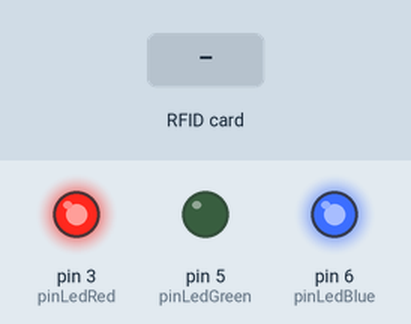
The sketch below on a simulated Arduino Uno, built with avr-gcc and run on an emulated ATmega328P. Shown: output pins drawn as LEDs (lit = HIGH). The inputs (shaded band) are chosen by the test bench. Pins used as bus, display or sensor lines are not drawn.

Above: at 1.2 s.
1.3 s: RFID card 5E 7A 19 C4 held to the reader
At 2.5 s:
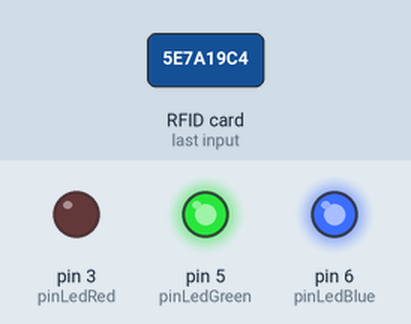
At 4.2 s:
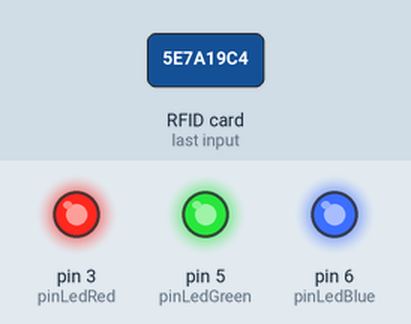
Timing chart, 0 to 5.7 s (numbered marks = the images above; inputs shaded):
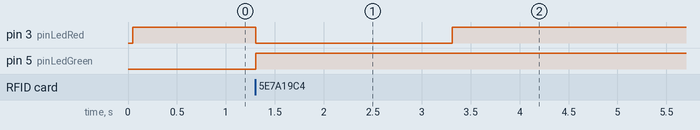

The sketch:

main.ino
```cpp
#include "sesame.h"
#include <Arduino.h>

Sesame sesame;

void loop(void);
void setup(void);

void loop(void) {
  sesame.loop();
};

void setup(void) {
  sesame.setup();
};
```

card-reader.cpp
```cpp
#include "card-reader.h"
#include <Arduino.h>
#include <MFRC522.h>
#include <SPI.h>

CardReader::CardReader(byte pinRST, byte pinSS) :
  pinRST(pinRST),
  pinSS(pinSS),
  mfrc522(pinSS, pinRST) {
};

bool CardReader::isWired(void) {
  byte version = mfrc522.PCD_ReadRegister(mfrc522.VersionReg);

  if (version == 0x00 || version == 0xFF) {
    return false;
  };

  return true;
};

card CardReader::readCard(void) {
  card cardBuffer;

  if (!mfrc522.PICC_IsNewCardPresent()) {
    return cardBuffer;
  };

  if (!mfrc522.PICC_ReadCardSerial()) {
    return cardBuffer;
  };

  unsigned int index;

  for (index = 0; index < card::idSize; index++) {
    cardBuffer.id[index] = mfrc522.uid.uidByte[index];
  };

  mfrc522.PICC_HaltA();

  return cardBuffer;
};

void CardReader::setup(void) {
  SPI.begin();

  mfrc522.PCD_Init();
  mfrc522.PCD_SetAntennaGain(mfrc522.RxGain_max);
};
```

card-reader.h
```cpp
#ifndef CARD_READER_H
#define CARD_READER_H

#include "card.h"
#include <Arduino.h>
#include <MFRC522.h>

class CardReader {
  private:
    byte pinRST;
    byte pinSS;
    MFRC522 mfrc522;

  public:
    CardReader(byte pinRST, byte pinSS);
    bool isWired(void);
    card readCard(void);
    void setup(void);
};

#endif
```

card.cpp
```cpp
#include "card.h"
#include <Arduino.h>

bool card::isBlank(void) {
  unsigned int index;

  for (index = 0; index < idSize; index++) {
    if (id[index] != 0x00) {
      return false;
    };
  };

  return true;
};

bool card::isEqualTo(const card &cardBuffer) {
  unsigned int index;

  for (index = 0; index < idSize; index++) {
    if (id[index] != cardBuffer.id[index]) {
      return false;
    };
  };

  return true;
};
```

card.h
```cpp
#ifndef CARD_H
#define CARD_H

#include <Arduino.h>

struct card {
  static constexpr byte idSize = 4;

  byte id[idSize] {0x00};
  int block = -1;

  bool isBlank(void);
  bool isEqualTo(const card &cardBuffer);
};

#endif
```

credentials.cpp
```cpp
#include "card.h"
#include "credentials.h"
#include <Arduino.h>
#include <EEPROM.h>

bool Credentials::hasCard(card &cardBuffer) {
  unsigned int block;
  unsigned int blocks = EEPROM.length() / card::idSize;

  for (block = 1; block < card::idSize; block++) {
    card cardStored = readCard(block);

    if (cardBuffer.isEqualTo(cardStored)) {
      cardBuffer.block = block;

      return true;
    };
  };

  return false;
};

card Credentials::readCard(unsigned int block) {
  unsigned int index;
  unsigned int offset = block * card::idSize;
  card cardBuffer;

  cardBuffer.block = block;

  for (index = 0; index < card::idSize; index++) {
    unsigned int address = offset + index;

    cardBuffer.id[index] = EEPROM.read(address);
  };

  return cardBuffer;
};

bool Credentials::eraseCard(card &cardBuffer) {
  if (cardBuffer.block == -1) {
    return false;
  };

  unsigned int index;

  for (index = 0; index < card::idSize; index++) {
    cardBuffer.id[index] = 0x00;
  };

  return writeCard(cardBuffer);
};

bool Credentials::writeCard(card &cardBuffer) {
  if (cardBuffer.block == -1) {
    int blankBlock = findBlankBlock();

    if (blankBlock == -1) {
      return false;
    };

    cardBuffer.block = blankBlock;
  };

  unsigned int index;
  unsigned int offset = cardBuffer.block * card::idSize;

  for (index = 0; index < card::idSize; index++) {
    unsigned int address = offset + index;

    EEPROM.update(address, cardBuffer.id[index]);
  };

  return true;
};

int Credentials::findBlankBlock(void) {
  unsigned int block;
  unsigned int blocks = EEPROM.length() / card::idSize;

  for (block = 1; block < card::idSize; block++) {
    card cardStored = readCard(block);

    if (cardStored.isBlank()) {
      return block;
    };
  };

  return -1;
};
```

credentials.h
```cpp
#ifndef CREDENTIALS_H
#define CREDENTIALS_H

#include "card.h"
#include <Arduino.h>

class Credentials {
  public:
    bool hasCard(card &cardBuffer);
    card readCard(unsigned int block);
    bool eraseCard(card &cardBuffer);
    bool writeCard(card &cardBuffer);
  private:
    int findBlankBlock(void);
};

#endif
```

electric-strike.cpp
```cpp
#include "electric-strike.h"
#include <Arduino.h>

ElectricStrike::ElectricStrike(
  byte pin,
  unsigned int timeOpen) :
  pin(pin),
  timeOpen(timeOpen) {
};

void ElectricStrike::setup(void) {
  pinMode(pin, OUTPUT);
  digitalWrite(pin, LOW);
};

void ElectricStrike::loop(void) {
  if (timeBase != 0 && millis() - timeBase >= timeOpen) {
    timeBase = 0;

    digitalWrite(pin, LOW);
  };
};

void ElectricStrike::unlock(void) {
  timeBase = millis();

  digitalWrite(pin, HIGH);
};
```

electric-strike.h
```cpp
#ifndef ELECTRIC_STRIKE_H
#define ELECTRIC_STRIKE_H

#include <Arduino.h>

class ElectricStrike {
  private:
    byte pin;
    unsigned int timeOpen;
    unsigned long timeBase;

  public:
    ElectricStrike(
      byte pin,
      unsigned int timeOpen
    );

    void setup(void);
    void loop(void);
    void unlock(void);
};

#endif
```

led.cpp
```cpp
#include "led.h"
#include <Arduino.h>

Led::Led(
  byte pinRed,
  byte pinGreen,
  byte pinBlue,
  unsigned int timeBlink,
  unsigned int timePulse) :
  pinRed(pinRed),
  pinGreen(pinGreen),
  pinBlue(pinBlue),
  timeBlink(timeBlink),
  timePulse(timePulse),
  omega(TWO_PI / timePulse) {
};

void Led::setup(void) {
  pinMode(pinRed, OUTPUT);
  pinMode(pinGreen, OUTPUT);
  pinMode(pinBlue, OUTPUT);

  set(0, 0, 0);
};

void Led::loop(void) {
  if (timeBaseBlink != 0) {
    if (millis() - timeBaseBlink >= timeBlink) {
      timeBaseBlink = 0;

      set(0, 0, 0);
    };

    return;
  };

  if (timeBasePulse != 0) {
    set(wave(baseRed), wave(baseGreen), wave(baseBlue));

    return;
  };
};

void Led::set(byte valueRed, byte valueGreen, byte valueBlue) {
  analogWrite(pinRed, 255 - valueRed);
  analogWrite(pinGreen, 255 - valueGreen);
  analogWrite(pinBlue, 255 - valueBlue);
};

void Led::blink(byte valueRed, byte valueGreen, byte valueBlue) {
  timeBaseBlink = millis();
  timeBasePulse = 0;

  set(valueRed, valueGreen, valueBlue);
};

void Led::pulse(byte valueRed, byte valueGreen, byte valueBlue) {
  timeBaseBlink = 0;

  if (valueRed == 0 && valueGreen == 0 && valueBlue == 0) {
    timeBasePulse = 0;

    baseRed = 0;
    baseGreen = 0;
    baseBlue = 0;

    set(0, 0, 0);

    return;
  };

  timeBasePulse = millis() - (timePulse / 2);

  baseRed = valueRed;
  baseGreen = valueGreen;
  baseBlue = valueBlue;
};

byte Led::wave(byte baseValue) {
  if (baseValue == 0) {
    return 0;
  };

  float halfBaseValue = baseValue / 2;

  return cos(omega * (millis() - timeBasePulse)) * halfBaseValue + halfBaseValue;
};
```

led.h
```cpp
#ifndef LED_H
#define LED_H

#include <Arduino.h>

class Led {
  private:
    byte baseRed;
    byte baseGreen;
    byte baseBlue;

    byte pinRed;
    byte pinGreen;
    byte pinBlue;

    unsigned int timeBlink;
    unsigned int timePulse;

    unsigned long timeBaseBlink;
    unsigned long timeBasePulse;

    float omega;

  public:
    Led(
      byte pinRed,
      byte pinGreen,
      byte pinBlue,
      unsigned int timeBlink,
      unsigned int timePulse
    );

    void setup(void);
    void loop(void);
    void set(byte valueRed, byte valueGreen, byte valueBlue);
    void blink(byte valueRed, byte valueGreen, byte valueBlue);
    void pulse(byte valueRed, byte valueGreen, byte valueBlue);

  private:
    byte wave(byte baseValue);
};

#endif
```

sesame.cpp
```cpp
#include "card-reader.h"
#include "credentials.h"
#include "electric-strike.h"
#include "led.h"
#include "sesame.h"
#include <Arduino.h>

Sesame::Sesame(void) :
  cardReader(
    pinCardReaderRST,
    pinCardReaderSS
  ),

  electricStrike(
    pinElectricStrike,
    timeElectricStrikeOpen
  ),

  led(
    pinLedRed,
    pinLedGreen,
    pinLedBlue,
    timeLedBlink,
    timeLedPulse
  ) {
};

void Sesame::loop(void) {
  electricStrike.loop();
  led.loop();

  if (error) {
    return;
  };

  card cardBuffer = cardReader.readCard();

  if (cardBuffer.isBlank()) {
    return;
  };

  if (cardBuffer.isEqualTo(masterCard)) {
    administrating = !administrating;
    led.blink(0, 0, 255);

    return;
  };

  if (credentials.hasCard(cardBuffer)) {
    if (administrating) {
      credentials.eraseCard(cardBuffer);
      led.blink(255, 0, 0);

      return;
    };

    electricStrike.unlock();
    led.blink(0, 255, 0);

    return;
  };

  if (administrating) {
    credentials.writeCard(cardBuffer);
    led.blink(0, 255, 0);

    return;
  };

  led.blink(255, 0, 0);
};

void Sesame::setup(void) {
  cardReader.setup();
  electricStrike.setup();
  led.setup();

  if (!cardReader.isWired()) {
    error = true;

    led.pulse(255, 0, 0);

    return;
  };

  masterCard = credentials.readCard(0);

  if (masterCard.isBlank()) {
    led.set(0, 0, 255);

    do {
      masterCard = cardReader.readCard();

      led.loop();
    } while (masterCard.isBlank());

    led.set(0, 0, 0);

    masterCard.block = 0;
    credentials.writeCard(masterCard);
  };

  led.blink(0, 255, 0);
};
```

sesame.h
```cpp
#ifndef SESAME_H
#define SESAME_H

#include "card-reader.h"
#include "credentials.h"
#include "electric-strike.h"
#include "led.h"
#include <Arduino.h>

class Sesame {
  private:
    static constexpr byte pinCardReaderRST = 9;
    static constexpr byte pinCardReaderSS = 10;

    static constexpr byte pinElectricStrike = 12;
    static constexpr unsigned int timeElectricStrikeOpen = 2000;

    static constexpr byte pinLedRed = 3;
    static constexpr byte pinLedGreen = 5;
    static constexpr byte pinLedBlue = 6;

    static constexpr unsigned int timeLedBlink = 2000;
    static constexpr unsigned int timeLedPulse = 1000;

    bool administrating = false;
    bool error = false;

    card masterCard;

    CardReader cardReader;
    Credentials credentials;
    ElectricStrike electricStrike;
    Led led;

  public:
    Sesame(void);
    void halt(void);
    void loop(void);
    void setup(void);
};

#endif
```

Measured:
- after the input at 1.3 s, pin 3 (pinLedRed): HIGH → LOW at once, → HIGH 2.0 s later; pin 5 (pinLedGreen): LOW → HIGH after 0.01 s instead of 0.76 s
